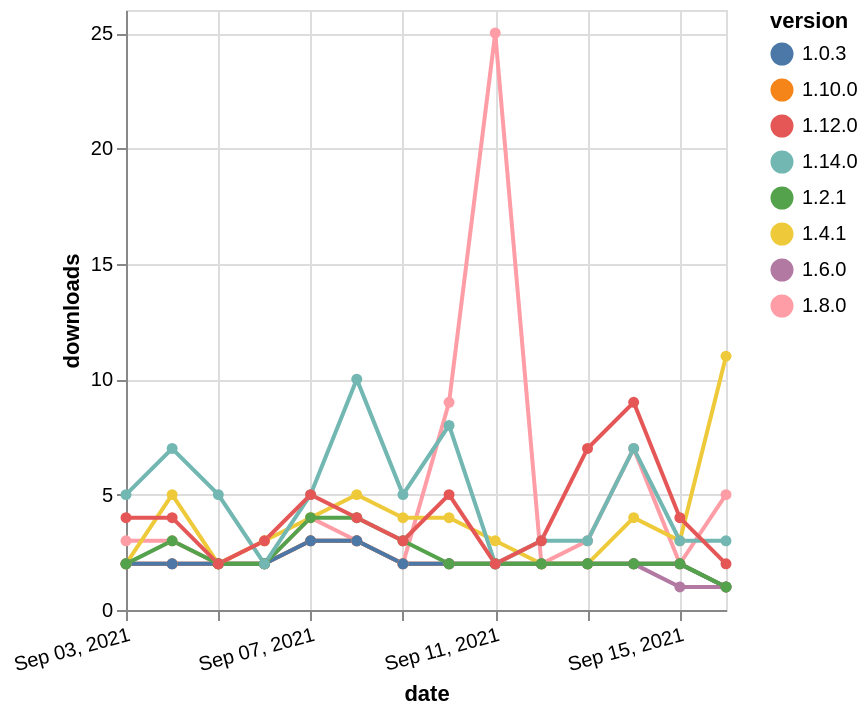

Express this chart as Vega-Lite.
### Vega-Lite specification from a JSON file in a GitHub repository (floating-point values rounded to 4 significant figures)
{"$schema": "https://vega.github.io/schema/vega-lite/v5.json", "description": "A simple bar chart with embedded data.", "data": {"values": [{"date": "2021-09-03", "total": 1742, "delta": 2, "version": "1.6.0"}, {"date": "2021-09-04", "total": 1744, "delta": 2, "version": "1.6.0"}, {"date": "2021-09-05", "total": 1746, "delta": 2, "version": "1.6.0"}, {"date": "2021-09-06", "total": 1748, "delta": 2, "version": "1.6.0"}, {"date": "2021-09-07", "total": 1751, "delta": 3, "version": "1.6.0"}, {"date": "2021-09-08", "total": 1754, "delta": 3, "version": "1.6.0"}, {"date": "2021-09-09", "total": 1756, "delta": 2, "version": "1.6.0"}, {"date": "2021-09-10", "total": 1758, "delta": 2, "version": "1.6.0"}, {"date": "2021-09-11", "total": 1760, "delta": 2, "version": "1.6.0"}, {"date": "2021-09-12", "total": 1762, "delta": 2, "version": "1.6.0"}, {"date": "2021-09-13", "total": 1764, "delta": 2, "version": "1.6.0"}, {"date": "2021-09-14", "total": 1766, "delta": 2, "version": "1.6.0"}, {"date": "2021-09-15", "total": 1767, "delta": 1, "version": "1.6.0"}, {"date": "2021-09-16", "total": 1768, "delta": 1, "version": "1.6.0"}, {"date": "2021-09-03", "total": 3604, "delta": 3, "version": "1.8.0"}, {"date": "2021-09-04", "total": 3607, "delta": 3, "version": "1.8.0"}, {"date": "2021-09-05", "total": 3609, "delta": 2, "version": "1.8.0"}, {"date": "2021-09-06", "total": 3611, "delta": 2, "version": "1.8.0"}, {"date": "2021-09-07", "total": 3615, "delta": 4, "version": "1.8.0"}, {"date": "2021-09-08", "total": 3618, "delta": 3, "version": "1.8.0"}, {"date": "2021-09-09", "total": 3620, "delta": 2, "version": "1.8.0"}, {"date": "2021-09-10", "total": 3629, "delta": 9, "version": "1.8.0"}, {"date": "2021-09-11", "total": 3654, "delta": 25, "version": "1.8.0"}, {"date": "2021-09-12", "total": 3656, "delta": 2, "version": "1.8.0"}, {"date": "2021-09-13", "total": 3659, "delta": 3, "version": "1.8.0"}, {"date": "2021-09-14", "total": 3666, "delta": 7, "version": "1.8.0"}, {"date": "2021-09-15", "total": 3668, "delta": 2, "version": "1.8.0"}, {"date": "2021-09-16", "total": 3673, "delta": 5, "version": "1.8.0"}, {"date": "2021-09-03", "total": 1211, "delta": 2, "version": "1.10.0"}, {"date": "2021-09-04", "total": 1213, "delta": 2, "version": "1.10.0"}, {"date": "2021-09-05", "total": 1215, "delta": 2, "version": "1.10.0"}, {"date": "2021-09-06", "total": 1217, "delta": 2, "version": "1.10.0"}, {"date": "2021-09-07", "total": 1220, "delta": 3, "version": "1.10.0"}, {"date": "2021-09-08", "total": 1223, "delta": 3, "version": "1.10.0"}, {"date": "2021-09-09", "total": 1225, "delta": 2, "version": "1.10.0"}, {"date": "2021-09-10", "total": 1227, "delta": 2, "version": "1.10.0"}, {"date": "2021-09-11", "total": 1229, "delta": 2, "version": "1.10.0"}, {"date": "2021-09-12", "total": 1231, "delta": 2, "version": "1.10.0"}, {"date": "2021-09-13", "total": 1233, "delta": 2, "version": "1.10.0"}, {"date": "2021-09-14", "total": 1235, "delta": 2, "version": "1.10.0"}, {"date": "2021-09-15", "total": 1237, "delta": 2, "version": "1.10.0"}, {"date": "2021-09-16", "total": 1238, "delta": 1, "version": "1.10.0"}, {"date": "2021-09-03", "total": 3724, "delta": 2, "version": "1.4.1"}, {"date": "2021-09-04", "total": 3729, "delta": 5, "version": "1.4.1"}, {"date": "2021-09-05", "total": 3731, "delta": 2, "version": "1.4.1"}, {"date": "2021-09-06", "total": 3734, "delta": 3, "version": "1.4.1"}, {"date": "2021-09-07", "total": 3738, "delta": 4, "version": "1.4.1"}, {"date": "2021-09-08", "total": 3743, "delta": 5, "version": "1.4.1"}, {"date": "2021-09-09", "total": 3747, "delta": 4, "version": "1.4.1"}, {"date": "2021-09-10", "total": 3751, "delta": 4, "version": "1.4.1"}, {"date": "2021-09-11", "total": 3754, "delta": 3, "version": "1.4.1"}, {"date": "2021-09-12", "total": 3756, "delta": 2, "version": "1.4.1"}, {"date": "2021-09-13", "total": 3758, "delta": 2, "version": "1.4.1"}, {"date": "2021-09-14", "total": 3762, "delta": 4, "version": "1.4.1"}, {"date": "2021-09-15", "total": 3765, "delta": 3, "version": "1.4.1"}, {"date": "2021-09-16", "total": 3776, "delta": 11, "version": "1.4.1"}, {"date": "2021-09-03", "total": 2523, "delta": 2, "version": "1.0.3"}, {"date": "2021-09-04", "total": 2525, "delta": 2, "version": "1.0.3"}, {"date": "2021-09-05", "total": 2527, "delta": 2, "version": "1.0.3"}, {"date": "2021-09-06", "total": 2529, "delta": 2, "version": "1.0.3"}, {"date": "2021-09-07", "total": 2532, "delta": 3, "version": "1.0.3"}, {"date": "2021-09-08", "total": 2535, "delta": 3, "version": "1.0.3"}, {"date": "2021-09-09", "total": 2537, "delta": 2, "version": "1.0.3"}, {"date": "2021-09-10", "total": 2539, "delta": 2, "version": "1.0.3"}, {"date": "2021-09-11", "total": 2541, "delta": 2, "version": "1.0.3"}, {"date": "2021-09-12", "total": 2543, "delta": 2, "version": "1.0.3"}, {"date": "2021-09-13", "total": 2545, "delta": 2, "version": "1.0.3"}, {"date": "2021-09-14", "total": 2547, "delta": 2, "version": "1.0.3"}, {"date": "2021-09-15", "total": 2549, "delta": 2, "version": "1.0.3"}, {"date": "2021-09-16", "total": 2550, "delta": 1, "version": "1.0.3"}, {"date": "2021-09-03", "total": 2894, "delta": 2, "version": "1.2.1"}, {"date": "2021-09-04", "total": 2897, "delta": 3, "version": "1.2.1"}, {"date": "2021-09-05", "total": 2899, "delta": 2, "version": "1.2.1"}, {"date": "2021-09-06", "total": 2901, "delta": 2, "version": "1.2.1"}, {"date": "2021-09-07", "total": 2905, "delta": 4, "version": "1.2.1"}, {"date": "2021-09-08", "total": 2909, "delta": 4, "version": "1.2.1"}, {"date": "2021-09-09", "total": 2912, "delta": 3, "version": "1.2.1"}, {"date": "2021-09-10", "total": 2914, "delta": 2, "version": "1.2.1"}, {"date": "2021-09-11", "total": 2916, "delta": 2, "version": "1.2.1"}, {"date": "2021-09-12", "total": 2918, "delta": 2, "version": "1.2.1"}, {"date": "2021-09-13", "total": 2920, "delta": 2, "version": "1.2.1"}, {"date": "2021-09-14", "total": 2922, "delta": 2, "version": "1.2.1"}, {"date": "2021-09-15", "total": 2924, "delta": 2, "version": "1.2.1"}, {"date": "2021-09-16", "total": 2925, "delta": 1, "version": "1.2.1"}, {"date": "2021-09-03", "total": 401, "delta": 5, "version": "1.14.0"}, {"date": "2021-09-04", "total": 408, "delta": 7, "version": "1.14.0"}, {"date": "2021-09-05", "total": 413, "delta": 5, "version": "1.14.0"}, {"date": "2021-09-06", "total": 415, "delta": 2, "version": "1.14.0"}, {"date": "2021-09-07", "total": 420, "delta": 5, "version": "1.14.0"}, {"date": "2021-09-08", "total": 430, "delta": 10, "version": "1.14.0"}, {"date": "2021-09-09", "total": 435, "delta": 5, "version": "1.14.0"}, {"date": "2021-09-10", "total": 443, "delta": 8, "version": "1.14.0"}, {"date": "2021-09-11", "total": 445, "delta": 2, "version": "1.14.0"}, {"date": "2021-09-12", "total": 448, "delta": 3, "version": "1.14.0"}, {"date": "2021-09-13", "total": 451, "delta": 3, "version": "1.14.0"}, {"date": "2021-09-14", "total": 458, "delta": 7, "version": "1.14.0"}, {"date": "2021-09-15", "total": 461, "delta": 3, "version": "1.14.0"}, {"date": "2021-09-16", "total": 464, "delta": 3, "version": "1.14.0"}, {"date": "2021-09-03", "total": 1322, "delta": 4, "version": "1.12.0"}, {"date": "2021-09-04", "total": 1326, "delta": 4, "version": "1.12.0"}, {"date": "2021-09-05", "total": 1328, "delta": 2, "version": "1.12.0"}, {"date": "2021-09-06", "total": 1331, "delta": 3, "version": "1.12.0"}, {"date": "2021-09-07", "total": 1336, "delta": 5, "version": "1.12.0"}, {"date": "2021-09-08", "total": 1340, "delta": 4, "version": "1.12.0"}, {"date": "2021-09-09", "total": 1343, "delta": 3, "version": "1.12.0"}, {"date": "2021-09-10", "total": 1348, "delta": 5, "version": "1.12.0"}, {"date": "2021-09-11", "total": 1350, "delta": 2, "version": "1.12.0"}, {"date": "2021-09-12", "total": 1353, "delta": 3, "version": "1.12.0"}, {"date": "2021-09-13", "total": 1360, "delta": 7, "version": "1.12.0"}, {"date": "2021-09-14", "total": 1369, "delta": 9, "version": "1.12.0"}, {"date": "2021-09-15", "total": 1373, "delta": 4, "version": "1.12.0"}, {"date": "2021-09-16", "total": 1375, "delta": 2, "version": "1.12.0"}]}, "width": "container", "mark": {"type": "line", "point": {"filled": true}}, "encoding": {"x": {"field": "date", "type": "temporal", "timeUnit": "yearmonthdate", "title": "date", "axis": {"labelAngle": -15}}, "y": {"field": "delta", "type": "quantitative", "title": "downloads"}, "color": {"field": "version", "type": "nominal"}, "tooltip": {"field": "delta"}}}
